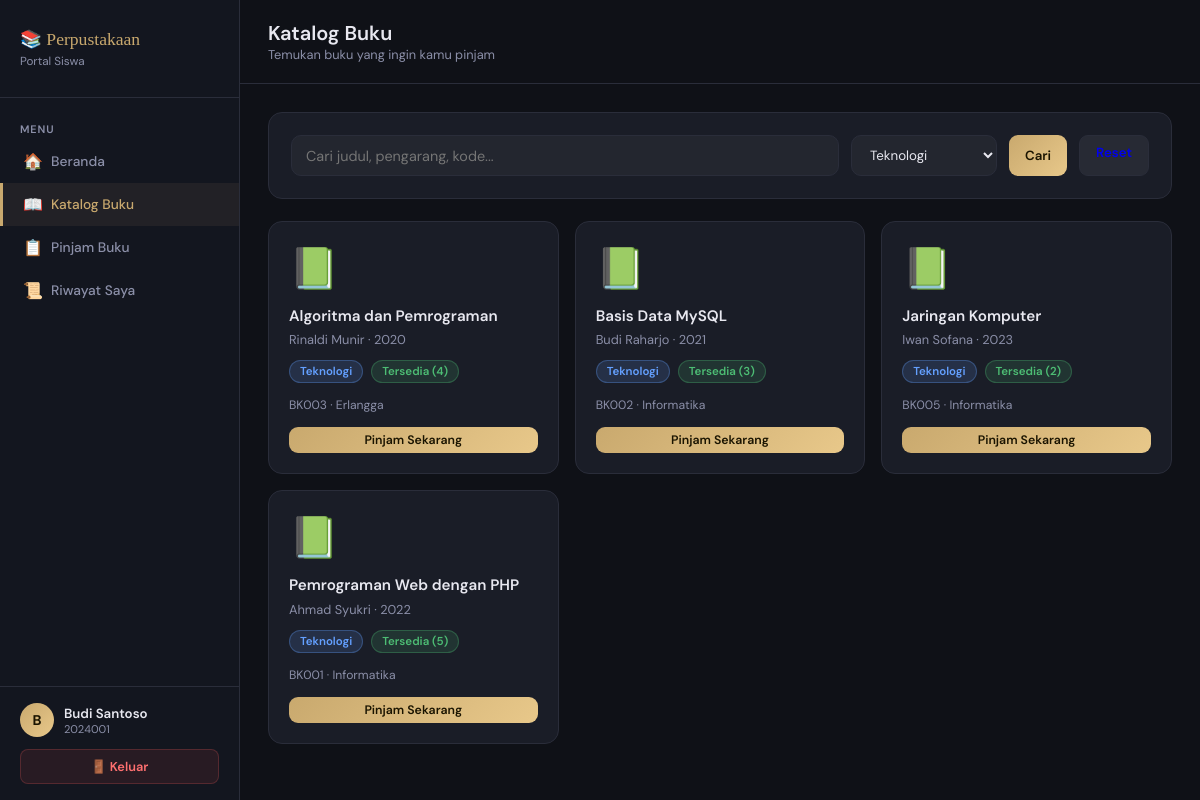
The page /peminjaman_buku/user/katalog.php?kat=Teknologi (signed in) on the database its author committed.
### tables this page shows
CREATE TABLE IF NOT EXISTS anggota (
    id INT AUTO_INCREMENT PRIMARY KEY,
    nis VARCHAR(20) NOT NULL UNIQUE,
    nama VARCHAR(100) NOT NULL,
    kelas VARCHAR(20),
    alamat TEXT,
    telepon VARCHAR(15),
    user_id INT,
    created_at TIMESTAMP DEFAULT CURRENT_TIMESTAMP,
    FOREIGN KEY (user_id) REFERENCES user(id) ON DELETE SET NULL
);

CREATE TABLE IF NOT EXISTS buku (
    id INT AUTO_INCREMENT PRIMARY KEY,
    kode_buku VARCHAR(20) NOT NULL UNIQUE,
    judul VARCHAR(200) NOT NULL,
    pengarang VARCHAR(100),
    penerbit VARCHAR(100),
    tahun_terbit YEAR,
    kategori VARCHAR(50),
    stok INT DEFAULT 0,
    created_at TIMESTAMP DEFAULT CURRENT_TIMESTAMP
);

### peminjaman_buku/user/katalog.php (the view, shortened to what this page needs)
<?php
include "../koneksi.php";
include "../includes/navbar_user.php";
$search   = isset($_GET['q']) ? mysqli_real_escape_string($conn, $_GET['q']) : '';
$kategori = isset($_GET['kat']) ? mysqli_real_escape_string($conn, $_GET['kat']) : '';
$where    = "WHERE 1=1";
if($kategori) $where .= " AND kategori='$kategori'";
$query = mysqli_query($conn, "SELECT * FROM buku $where ORDER BY judul ASC");
$kategori_list = mysqli_query($conn, "SELECT DISTINCT kategori FROM buku WHERE kategori != '' ORDER BY kategori");
?>
<div class="topbar">
    <div>
        <h1>Katalog Buku</h1>
        <div class="breadcrumb">Temukan buku yang ingin kamu pinjam</div>
    </div>
</div>
<div class="content">
<div class="card">
    <form method="GET" style="display:flex;gap:12px;flex-wrap:wrap;">
        <input type="text" name="q" value="<?= htmlspecialchars($search) ?>" placeholder="Cari judul, pengarang, kode..." style="flex:1;min-width:200px;background:rgba(255,255,255,.04);border:1px solid var(--border);border-radius:10px;padding:10px 14px;color:var(--text);font-size:.9rem;font-family:'DM Sans',sans-serif;outline:none;">
        <select name="kat" style="background:rgba(255,255,255,.04);border:1px solid var(--border);border-radius:10px;padding:10px 14px;color:var(--text);font-family:'DM Sans',sans-serif;outline:none;">
            <?php while($k = mysqli_fetch_assoc($kategori_list)): ?>
            <option value="<?= $k['kategori'] ?>" <?= $kategori==$k['kategori']?'selected':'' ?>><?= $k['kategori'] ?></option>
            <?php endwhile; ?>
        </select>
        <button type="submit" class="btn btn-primary">Cari</button>
        <?php if($search || $kategori): ?><a href="katalog.php" class="btn" style="background:rgba(255,255,255,.06);border:1px solid var(--border);">Reset</a><?php endif; ?>
    </form>
</div>
<div style="display:grid;grid-template-columns:repeat(auto-fill,minmax(260px,1fr));gap:16px;">
<?php while($row = mysqli_fetch_assoc($query)): ?>
<div style="background:var(--card);border:1px solid var(--border);border-radius:14px;padding:20px;transition:transform .2s,border-color .2s;" onmouseover="this.style.borderColor='var(--gold)';this.style.transform='translateY(-2px)'" onmouseout="this.style.borderColor='var(--border)';this.style.transform='none'">
    <div style="font-size:2.5rem;margin-bottom:12px;">📗</div>
    <div style="font-weight:600;font-size:.95rem;margin-bottom:4px;line-height:1.4;"><?= htmlspecialchars($row['judul']) ?></div>
    <div style="font-size:.8rem;color:var(--muted);margin-bottom:12px;"><?= htmlspecialchars($row['pengarang']) ?> · <?= $row['tahun_terbit'] ?></div>
    <div style="display:flex;gap:8px;flex-wrap:wrap;margin-bottom:14px;">
        <span class="badge badge-blue"><?= htmlspecialchars($row['kategori']) ?></span>
        <span class="badge <?= $row['stok']>0?'badge-green':'badge-red' ?>"><?= $row['stok']>0?'Tersedia ('.$row['stok'].')':'Habis' ?></span>
    </div>
    <div style="font-size:.76rem;color:var(--muted);margin-bottom:14px;"><?= $row['kode_buku'] ?> · <?= $row['penerbit'] ?></div>
    <?php if($row['stok'] > 0): ?>
    <a href="pinjam.php?buku_id=<?= $row['id'] ?>" class="btn btn-primary btn-sm" style="width:100%;text-align:center;">Pinjam Sekarang</a>
    <?php else: ?>
    <span class="btn btn-sm" style="width:100%;text-align:center;background:rgba(255,255,255,.04);border:1px solid var(--border);color:var(--muted);cursor:not-allowed;">Stok Habis</span>
    <?php endif; ?>
</div>
<?php endwhile; ?>
</div>
</div>
</div></body></html>

### peminjaman_buku/includes/navbar_user.php (shortened to what this page needs)
<?php
include_once "../koneksi.php";
$user_id = (int)$_SESSION['id'];
$anggota_data = mysqli_fetch_assoc(mysqli_query($conn, "SELECT * FROM anggota WHERE user_id=$user_id"));
$current = basename($_SERVER['PHP_SELF']);
?>
<!DOCTYPE html>
<html lang="id">
<head>
</head>
<body>
<div class="sidebar">
    <div class="sidebar-logo">
        <div class="logo-text">📚 Perpustakaan</div>
        <div class="logo-sub">Portal Siswa</div>
    </div>
    <nav class="sidebar-nav">
        <div class="nav-section">Menu</div>
        <a href="dashboard.php" class="nav-item <?= $current=='dashboard.php'?'active':'' ?>">
            <span class="icon">🏠</span> Beranda
        </a>
        <a href="katalog.php" class="nav-item <?= $current=='katalog.php'?'active':'' ?>">
            <span class="icon">📖</span> Katalog Buku
        </a>
        <a href="pinjam.php" class="nav-item <?= $current=='pinjam.php'?'active':'' ?>">
            <span class="icon">📋</span> Pinjam Buku
        </a>
        <a href="riwayat.php" class="nav-item <?= $current=='riwayat.php'?'active':'' ?>">
            <span class="icon">📜</span> Riwayat Saya
        </a>
    </nav>
    <div class="sidebar-footer">
        <div class="user-info">
            <div class="user-avatar"><?= strtoupper(substr($_SESSION['nama'], 0, 1)) ?></div>
            <div>
                <div class="user-name"><?= htmlspecialchars($_SESSION['nama']) ?></div>
                <div class="user-level"><?= $anggota_data['nis'] ?? 'Siswa' ?></div>
            </div>
        </div>
        <a href="../logout.php" class="btn-logout">🚪 Keluar</a>
    </div>
</div>
<div class="main">

### peminjaman_buku/includes/navbar_user.php (style rules this page uses)
:root { --bg:#0f1117;--sidebar:#13161f;--card:#1a1d27;--border:#2a2d3a;--gold:#c9a96e;--gold-light:#e8c88a;--text:#e8e8f0;--muted:#8b8fa8;--success:#4dbd74; }
* { margin:0;padding:0;box-sizing:border-box; }
body { font-family:'DM Sans',sans-serif;background:var(--bg);color:var(--text);display:flex;min-height:100vh; }
.sidebar { width:240px;background:var(--sidebar);border-right:1px solid var(--border);display:flex;flex-direction:column;position:fixed;top:0;left:0;height:100vh; }
.sidebar-logo { padding:28px 20px;border-bottom:1px solid var(--border); }
.logo-text { font-family:'Playfair Display',serif;font-size:1.1rem;color:var(--gold);line-height:1.3; }
.logo-sub { font-size:.73rem;color:var(--muted);margin-top:2px; }
.sidebar-nav { flex:1;padding:16px 0; }
.nav-section { padding:8px 20px 4px;font-size:.68rem;font-weight:600;color:var(--muted);text-transform:uppercase;letter-spacing:.08em; }
.nav-item { display:flex;align-items:center;gap:10px;padding:11px 20px;color:var(--muted);text-decoration:none;font-size:.86rem;font-weight:500;transition:all .15s;border-left:3px solid transparent; }
.nav-item.active { color:var(--gold);background:rgba(201,169,110,.08);border-left-color:var(--gold); }
.icon { font-size:1rem;width:18px;text-align:center; }
.sidebar-footer { padding:16px 20px;border-top:1px solid var(--border); }
.user-avatar { width:34px;height:34px;background:linear-gradient(135deg,var(--gold),var(--gold-light));border-radius:50%;display:flex;align-items:center;justify-content:center;font-weight:700;font-size:.88rem;color:#1a1400;flex-shrink:0; }
.user-info { display:flex;align-items:center;gap:10px; }
.user-name { font-size:.83rem;font-weight:600; }
.user-level { font-size:.7rem;color:var(--muted); }
.btn-logout { display:block;margin-top:12px;text-align:center;background:rgba(224,85,85,.1);border:1px solid rgba(224,85,85,.25);color:#ff7070;padding:8px;border-radius:8px;text-decoration:none;font-size:.8rem;font-weight:600;transition:all .2s; }
.main { margin-left:240px;flex:1;display:flex;flex-direction:column; }
.topbar { padding:20px 28px;border-bottom:1px solid var(--border);background:var(--bg);display:flex;align-items:center;justify-content:space-between; }
.topbar h1 { font-size:1.25rem;font-weight:600; }
.topbar .breadcrumb { font-size:.8rem;color:var(--muted); }
.content { padding:28px;flex:1; }
.card { background:var(--card);border:1px solid var(--border);border-radius:14px;padding:22px;margin-bottom:22px; }
.badge { display:inline-block;padding:3px 10px;border-radius:20px;font-size:.72rem;font-weight:600; }
.badge-green { background:rgba(77,189,116,.15);color:#4dbd74;border:1px solid rgba(77,189,116,.3); }
.badge-blue { background:rgba(100,160,255,.15);color:#64a0ff;border:1px solid rgba(100,160,255,.3); }
.btn { display:inline-block;padding:8px 16px;border-radius:9px;font-size:.83rem;font-weight:600;text-decoration:none;border:none;cursor:pointer;font-family:'DM Sans',sans-serif;transition:all .2s; }
.btn-primary { background:linear-gradient(135deg,var(--gold),var(--gold-light));color:#1a1400; }
.btn-sm { padding:5px 11px;font-size:.77rem; }

### rows shown on the page
anggota: nis "2024001"
buku: judul "Algoritma dan Pemrograman", pengarang "Rinaldi Munir", tahun_terbit "2020", kategori "Teknologi", stok "4", kode_buku "BK003", penerbit "Erlangga"
buku: judul "Basis Data MySQL", pengarang "Budi Raharjo", tahun_terbit "2021", kategori "Teknologi", stok "3", kode_buku "BK002", penerbit "Informatika"
buku: judul "Jaringan Komputer", pengarang "Iwan Sofana", tahun_terbit "2023", kategori "Teknologi", stok "2", kode_buku "BK005", penerbit "Informatika"
buku: judul "Pemrograman Web dengan PHP", pengarang "Ahmad Syukri", tahun_terbit "2022", kategori "Teknologi", stok "5", kode_buku "BK001", penerbit "Informatika", $row['id'] 1 (drawn)

### other values the page prints
substr($_SESSION['nama'], 0, 1) "B"
$_SESSION['nama'] "Budi Santoso"
form field kat "Teknologi"
